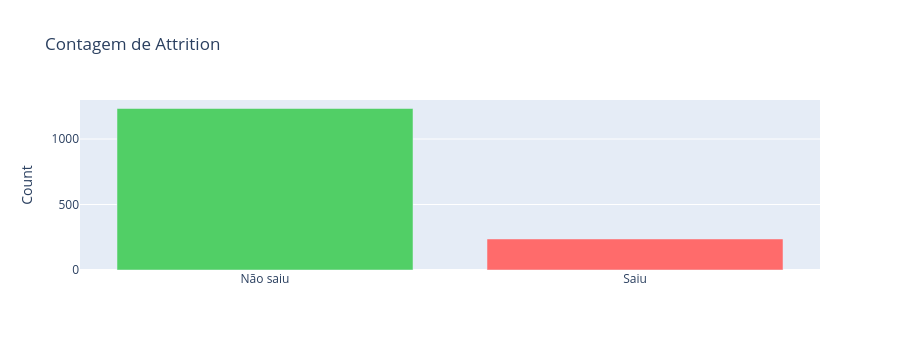
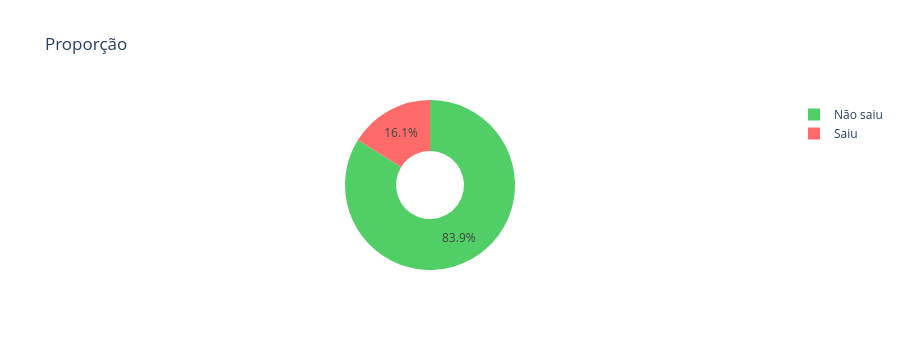

Source (notebook cell) for these figures, in order:
### Markdown cell above
## 2. IBM Attrition

### Code cell
rate = ibm["Attrition"].mean() * 100
print(f"Taxa de attrition: {rate:.1f}%")

c = ibm["Attrition"].value_counts()
fig1 = px.bar(x=["Não saiu", "Saiu"], y=[c[0], c[1]],
              color=["Não saiu", "Saiu"], color_discrete_map={"Não saiu": "#51cf66", "Saiu": "#ff6b6b"},
              title="Contagem de Attrition", labels={"x": "", "y": "Count"})
fig1.update_layout(height=350, showlegend=False)
fig1.show()

fig2 = px.pie(values=[c[0], c[1]], names=["Não saiu", "Saiu"],
              color=["Não saiu", "Saiu"], color_discrete_map={"Não saiu": "#51cf66", "Saiu": "#ff6b6b"},
              hole=0.4, title="Proporção")
fig2.update_layout(height=350)
fig2.show()

### Figure 1 — Plotly figure (JSON) as saved in the notebook; plotly's stock layout.template omitted (floating-point values rounded to 4 significant figures)
{"data": [{"hovertemplate": "color=Não saiu<br>=%{x}<br>Count=%{y}<extra></extra>", "legendgroup": "Não saiu", "marker": {"color": "#51cf66", "pattern": {"shape": ""}}, "name": "Não saiu", "orientation": "v", "showlegend": true, "textposition": "auto", "type": "bar", "x": ["Não saiu"], "xaxis": "x", "y": [1233], "yaxis": "y"}, {"hovertemplate": "color=Saiu<br>=%{x}<br>Count=%{y}<extra></extra>", "legendgroup": "Saiu", "marker": {"color": "#ff6b6b", "pattern": {"shape": ""}}, "name": "Saiu", "orientation": "v", "showlegend": true, "textposition": "auto", "type": "bar", "x": ["Saiu"], "xaxis": "x", "y": [237], "yaxis": "y"}], "layout": {"barmode": "relative", "height": 350, "legend": {"title": {"text": "color"}, "tracegroupgap": 0}, "showlegend": false, "title": {"text": "Contagem de Attrition"}, "xaxis": {"anchor": "y", "domain": [0, 1], "title": {"text": ""}}, "yaxis": {"anchor": "x", "domain": [0, 1], "title": {"text": "Count"}}}}

### Figure 2 — Plotly figure (JSON) as saved in the notebook; plotly's stock layout.template omitted (floating-point values rounded to 4 significant figures)
{"data": [{"customdata": [["Não saiu"], ["Saiu"]], "domain": {"x": [0, 1], "y": [0, 1]}, "hole": 0.4, "hovertemplate": "label=%{label}<br>value=%{value}<br>color=%{customdata[0]}<extra></extra>", "labels": ["Não saiu", "Saiu"], "legendgroup": "", "marker": {"colors": ["#51cf66", "#ff6b6b"]}, "name": "", "showlegend": true, "type": "pie", "values": [1233, 237]}], "layout": {"height": 350, "legend": {"tracegroupgap": 0}, "title": {"text": "Proporção"}}}
